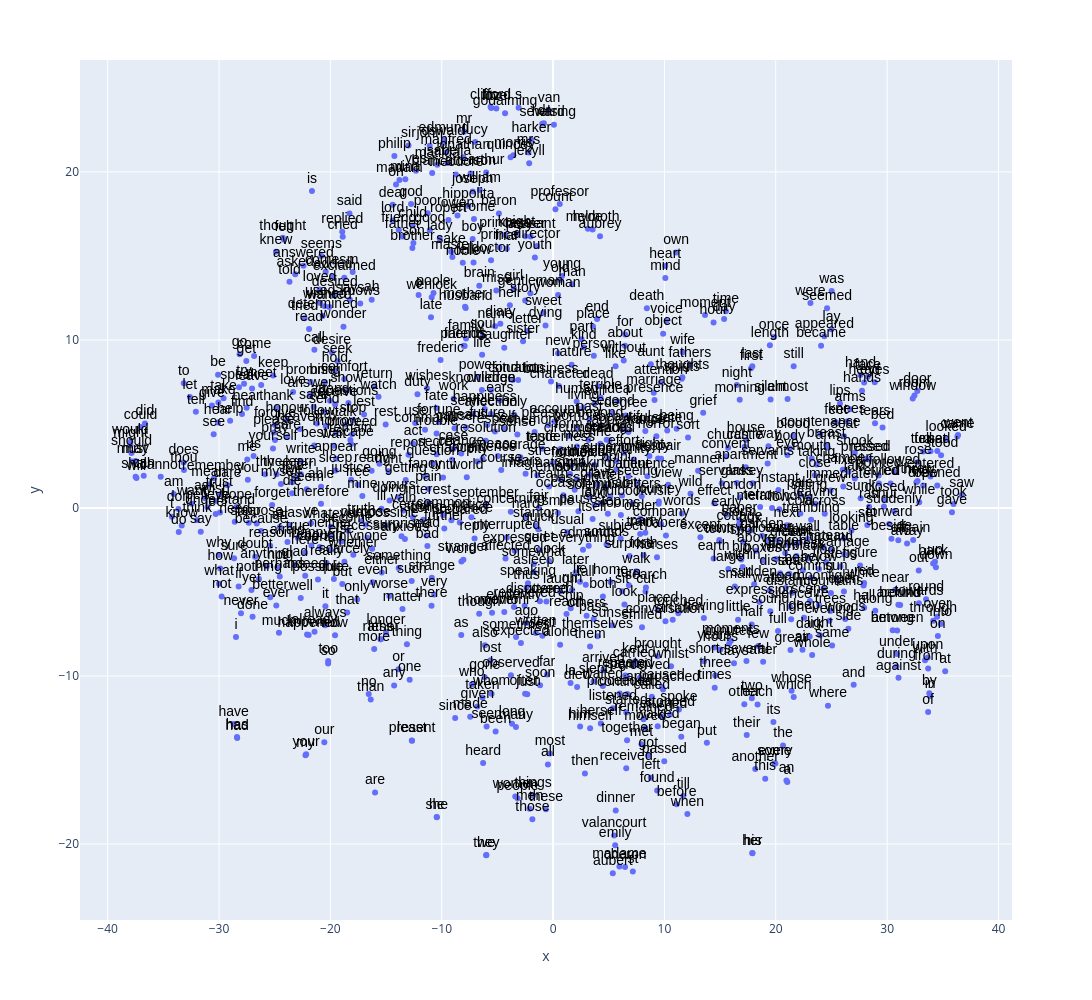

This figure's notebook cell:
### Code cell
px.scatter(TSNE.reset_index(), 'x', 'y', 
        text='term_str', 
        hover_name='term_str',  
        height=1000,
        width=1200)\
    .update_traces(
        mode='markers+text', 
        textfont=dict(color='black', size=14, family='Arial'),
        textposition='top center')

### Figure 1 — Plotly figure (JSON) as saved in the notebook; plotly's stock layout.template omitted (floating-point values rounded to 4 significant figures; data arrays with more than 128 entries replaced by an {"elided": "..."} marker saying what was removed)
{"data": [{"hovertemplate": "<b>%{hovertext}</b><br><br>x=%{x}<br>y=%{y}<br>term_str=%{text}<extra></extra>", "hovertext": {"elided": "866 str values"}, "legendgroup": "", "marker": {"color": "#636efa", "symbol": "circle"}, "mode": "markers+text", "name": "", "orientation": "v", "showlegend": false, "text": {"elided": "866 str values"}, "textfont": {"color": "black", "family": "Arial", "size": 14}, "textposition": "top center", "type": "scatter", "x": {"elided": "866 float values"}, "xaxis": "x", "y": {"elided": "866 float values"}, "yaxis": "y"}], "layout": {"height": 1000, "legend": {"tracegroupgap": 0}, "margin": {"t": 60}, "width": 1200, "xaxis": {"anchor": "y", "domain": [0, 1], "title": {"text": "x"}}, "yaxis": {"anchor": "x", "domain": [0, 1], "title": {"text": "y"}}}}
